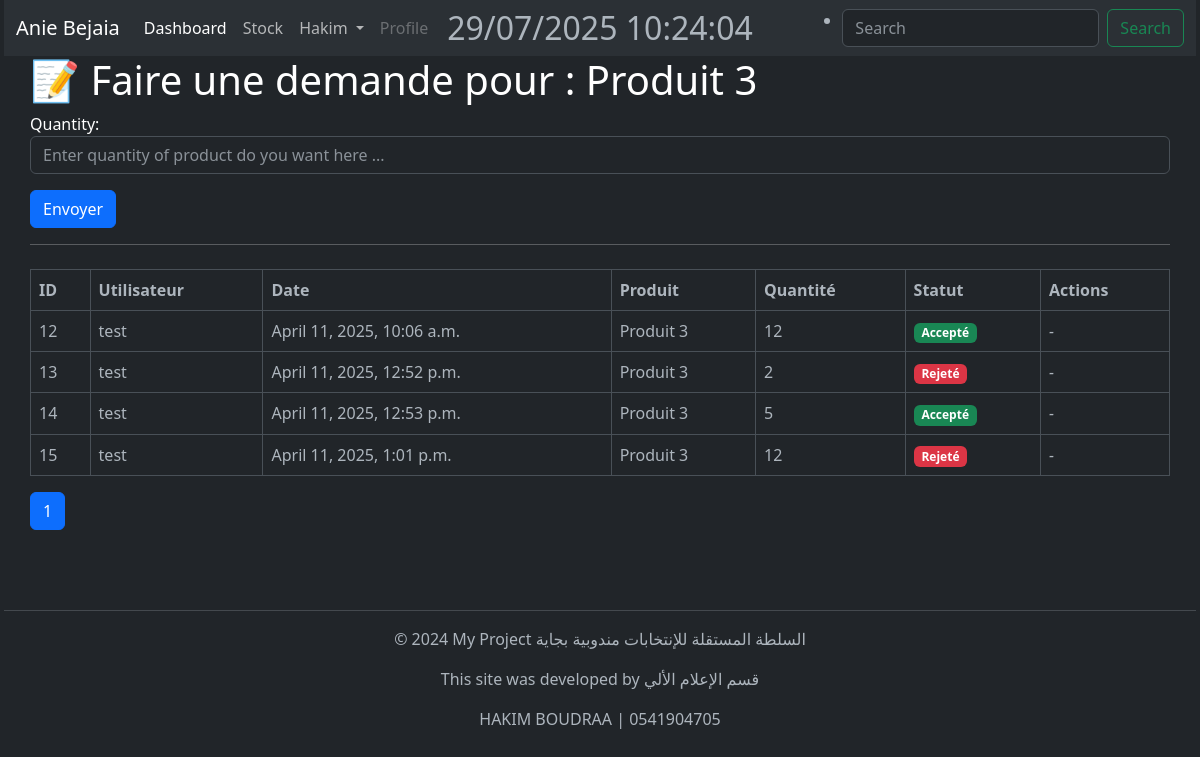
The app's page /demander/3/ (signed in), older data.
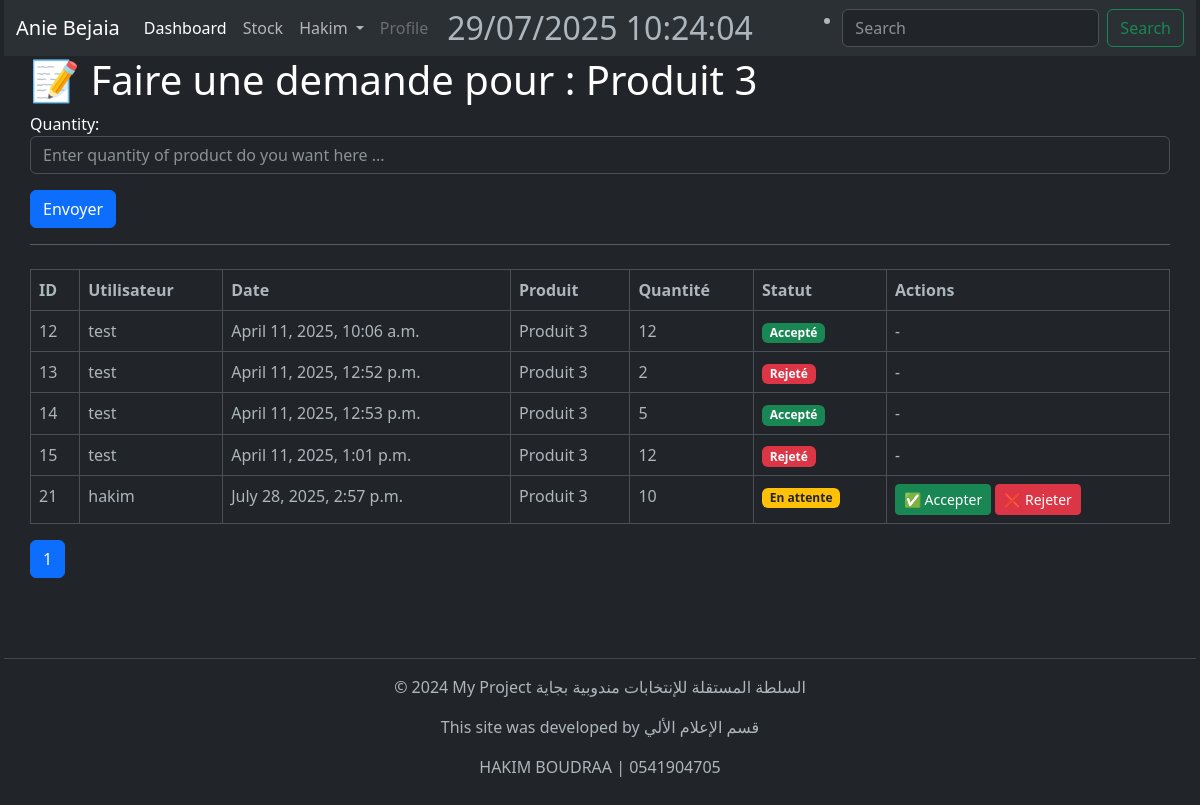
The same page, newer data.
### StockApp/models.py (models this page shows, shortened)
class DemandClass(models.Model):
    STATUS_CHOICES = [
        ('pending', 'En attente'),
        ('accepted', 'Acceptée'),
        ('rejected', 'Rejetée'),
    ]
    user = models.ForeignKey(User, on_delete=models.CASCADE)
    name_demand = models.ForeignKey(Product, on_delete=models.CASCADE)
    quantity = models.PositiveIntegerField()
    date = models.DateTimeField(auto_now_add=True)
    status = models.CharField(max_length=10, choices=STATUS_CHOICES, default='pending')

class Product(models.Model):
    user = models.ForeignKey(
        User, related_name="products", on_delete=models.DO_NOTHING
    )
    name = models.CharField(max_length=100)
    description = tinymce_models.HTMLField(blank=True, null=True)
    category = models.ForeignKey("Category", on_delete=models.CASCADE)
    quantity = models.IntegerField(default=1)
    price = models.DecimalField(max_digits=10, decimal_places=2, default=1)
    expiration_date = models.DateField(null=True, blank=True)

### StockApp/views.py (the view)
# urls.py: path('demander/<int:id>/', views.demand, name='demander'),
def demand(request, id):
    product = get_object_or_404(Product, pk=id)
    if not request.user.is_authenticated:
        messages.error(request, "❌ You must be logged in to add a product.")
        return redirect('accounts:login')
    if request.method == 'POST':
        form = DemandClassForm(request.POST, product=product)
        if form.is_valid():
            demand = form.save(commit=False)
            demand.user = request.user
            demand.name_demand = product
            demand.save()
            messages.success(request, "✅ Demande added successfully!")
            return redirect('product:products')
        else:
            print(form.errors)
            messages.error(request, "❌ Error: Please check the form fields.")
    else:
        form = DemandClassForm(product=product)
    if request.user.is_superuser:
        list_demand = DemandClass.objects.filter(name_demand=product).order_by('id')
    else:
        list_demand = DemandClass.objects.filter(name_demand=product, user=request.user).order_by('id')
    paginator = Paginator(list_demand, 10)
    page_number = (request.GET.get("page"))
    page_obj = paginator.get_page(page_number)
    return render(request, 'demander.html', {
        'form_demand': form,
        'demand_id': product,
        'page_obj':page_obj,
    })

### StockApp/forms.py
class DemandClassForm(forms.ModelForm):
    class Meta:
        model = DemandClass
        fields = ('quantity',)
    def __init__(self, *args, product=None,**kwargs):
        super(DemandClassForm, self).__init__(*args, **kwargs)
        if product:
            self.instance.name_demand = product  # تعيين اسم المنتج تلقائيًا
        self.fields['quantity'].widget.attrs['class'] = 'form-control'
        self.fields['quantity'].widget.attrs['placeholder'] = 'Enter quantity of product do you want here ...'

### StockApp/templates/demander.html (shortened to what this page needs)
{% extends 'base.html' %}
{% block content %}
<h1>📝 Faire une demande pour : {{ demand_id.name }}</h1>
<form method="post">
  {{ form_demand.as_p }}
  <button type="submit" class="btn btn-primary">Envoyer</button>
</form>
<hr>
<table class="table table-bordered text-light mt-4">
  <thead>
    <tr>
      <th>ID</th>
      <th>Utilisateur</th>
      <th>Date</th>
      <th>Produit</th>
      <th>Quantité</th>
      <th>Statut</th>
      {% if request.user.is_superuser %}
        <th>Actions</th>
      {% endif %}
    </tr>
  </thead>
  <tbody>
    {% for list_dem in page_obj %}
      <tr>
        <td>{{ list_dem.id }}</td>
        <td>{{ list_dem.user }}</td>
        <td>{{ list_dem.date }}</td>
        <td>{{ list_dem.name_demand.name }}</td>
        <td>{{ list_dem.quantity }}</td>
        <td>
          {% if list_dem.status == 'accepted' %}
            <span class="badge bg-success">Accepté</span>
          {% elif list_dem.status == 'rejected' %}
            <span class="badge bg-danger">Rejeté</span>
          {% else %}
            <span class="badge bg-warning text-dark">En attente</span>
          {% endif %}
        </td>
        {% if request.user.is_superuser %}
          <td>
            {% if list_dem.status == 'pending' %}
              <button class="btn btn-success btn-sm" onclick="openModal({{ list_dem.id }}, 'accepted')">✅ Accepter</button>
              <button class="btn btn-danger btn-sm" onclick="openModal({{ list_dem.id }}, 'rejected')">❌ Rejeter</button>
            {% else %}
              <em>-</em>
            {% endif %}
          </td>
        {% endif %}
      </tr>
    {% endfor %}
  </tbody>
</table>
<nav>
  <ul class="pagination">
    <li class="page-item active"><a class="page-link">{{ page_obj.number }}</a></li>
  </ul>
</nav>
{% endblock %}

Row changes from the older to the newer data that the page shows:
added DemandClass: id "21", user "hakim", date "July 28, 2025, 2:57 p.m.", name_demand.name "Produit 3", quantity "10", status "En attente"
